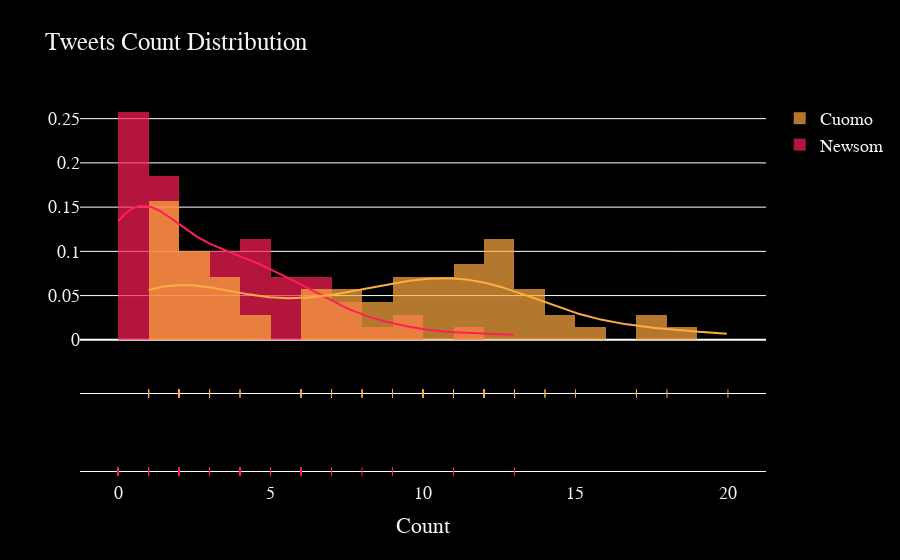

Source (notebook cell):
### Markdown cell above
Cuomo and Newsom both tend to tweet more since the end of February. However, Cuomo tweet a lot more than he did before and Newsom just have slightly increase his number of tweets on average.

### Code cell
# Add histogram data
x1 = count_fullDate['count_Newsom']
x2 = count_fullDate['count_Cuomo']

# Group data together
hist_data = [x1, x2]

group_labels = ['Newsom', 'Cuomo']

color = ['#ff1e56','#ffac41']


# Create distplot with custom bin_size
fig = ff.create_distplot(hist_data, group_labels, bin_size=1, colors = color)
fig.update_layout(
    title="Tweets Count Distribution",
    xaxis_title="Count",
    paper_bgcolor='#000000',
    plot_bgcolor='#000000',
    font=dict(
        family="Courier New, monospace",
        size=18,
        color="#f4f4f4")
)

fig.show()

### Figure 1 — Plotly figure (JSON) as saved in the notebook; plotly's stock layout.template omitted (floating-point values rounded to 4 significant figures; data arrays with more than 128 entries replaced by an {"elided": "..."} marker saying what was removed)
{"data": [{"autobinx": false, "histnorm": "probability density", "legendgroup": "Newsom", "marker": {"color": "#ff1e56"}, "name": "Newsom", "opacity": 0.7, "type": "histogram", "x": [1, 4, 0, 13, 3, 3, 2, 1, 1, 4, 5, 1, 0, 1, 0, 0, 0, 0, 11, 1, 4, 1, 0, 0, 0, 1, 0, 1, 1, 0, 3, 5, 1, 1, 2, 0, 0, 5, 0, 1, 4, 0, 0, 4, 6, 2, 4, 5, 2, 3, 3, 3, 3, 9, 2, 5, 4, 0, 6, 6, 6, 4, 8, 2, 0, 7, 7, 6, 7, 9, 2], "xaxis": "x", "xbins": {"end": 13, "size": 1, "start": 0}, "yaxis": "y"}, {"autobinx": false, "histnorm": "probability density", "legendgroup": "Cuomo", "marker": {"color": "#ffac41"}, "name": "Cuomo", "opacity": 0.7, "type": "histogram", "x": [4, 1, 3, 2, 1, 1, 6, 2, 1, 2, 3, 1, 3, 4, 1, 1, 1, 1, 3, 2, 2, 2, 1, 1, 2, 10, 3, 6, 6, 7, 8, 7, 10, 9, 13, 9, 13, 7, 6, 8, 8, 11, 11, 12, 12, 10, 12, 9, 20, 10, 12, 11, 13, 17, 18, 14, 11, 9, 15, 13, 12, 17, 11, 11, 7, 14, 12, 12, 10, 12, 9], "xaxis": "x", "xbins": {"end": 20, "size": 1, "start": 1}, "yaxis": "y"}, {"legendgroup": "Newsom", "marker": {"color": "#ff1e56"}, "mode": "lines", "name": "Newsom", "showlegend": false, "type": "scatter", "x": {"elided": "500 float values"}, "xaxis": "x", "y": {"elided": "500 float values"}, "yaxis": "y"}, {"legendgroup": "Cuomo", "marker": {"color": "#ffac41"}, "mode": "lines", "name": "Cuomo", "showlegend": false, "type": "scatter", "x": {"elided": "500 float values"}, "xaxis": "x", "y": {"elided": "500 float values"}, "yaxis": "y"}, {"legendgroup": "Newsom", "marker": {"color": "#ff1e56", "symbol": "line-ns-open"}, "mode": "markers", "name": "Newsom", "showlegend": false, "type": "scatter", "x": [1, 4, 0, 13, 3, 3, 2, 1, 1, 4, 5, 1, 0, 1, 0, 0, 0, 0, 11, 1, 4, 1, 0, 0, 0, 1, 0, 1, 1, 0, 3, 5, 1, 1, 2, 0, 0, 5, 0, 1, 4, 0, 0, 4, 6, 2, 4, 5, 2, 3, 3, 3, 3, 9, 2, 5, 4, 0, 6, 6, 6, 4, 8, 2, 0, 7, 7, 6, 7, 9, 2], "xaxis": "x", "y": ["Newsom", "Newsom", "Newsom", "Newsom", "Newsom", "Newsom", "Newsom", "Newsom", "Newsom", "Newsom", "Newsom", "Newsom", "Newsom", "Newsom", "Newsom", "Newsom", "Newsom", "Newsom", "Newsom", "Newsom", "Newsom", "Newsom", "Newsom", "Newsom", "Newsom", "Newsom", "Newsom", "Newsom", "Newsom", "Newsom", "Newsom", "Newsom", "Newsom", "Newsom", "Newsom", "Newsom", "Newsom", "Newsom", "Newsom", "Newsom", "Newsom", "Newsom", "Newsom", "Newsom", "Newsom", "Newsom", "Newsom", "Newsom", "Newsom", "Newsom", "Newsom", "Newsom", "Newsom", "Newsom", "Newsom", "Newsom", "Newsom", "Newsom", "Newsom", "Newsom", "Newsom", "Newsom", "Newsom", "Newsom", "Newsom", "Newsom", "Newsom", "Newsom", "Newsom", "Newsom", "Newsom"], "yaxis": "y2"}, {"legendgroup": "Cuomo", "marker": {"color": "#ffac41", "symbol": "line-ns-open"}, "mode": "markers", "name": "Cuomo", "showlegend": false, "type": "scatter", "x": [4, 1, 3, 2, 1, 1, 6, 2, 1, 2, 3, 1, 3, 4, 1, 1, 1, 1, 3, 2, 2, 2, 1, 1, 2, 10, 3, 6, 6, 7, 8, 7, 10, 9, 13, 9, 13, 7, 6, 8, 8, 11, 11, 12, 12, 10, 12, 9, 20, 10, 12, 11, 13, 17, 18, 14, 11, 9, 15, 13, 12, 17, 11, 11, 7, 14, 12, 12, 10, 12, 9], "xaxis": "x", "y": ["Cuomo", "Cuomo", "Cuomo", "Cuomo", "Cuomo", "Cuomo", "Cuomo", "Cuomo", "Cuomo", "Cuomo", "Cuomo", "Cuomo", "Cuomo", "Cuomo", "Cuomo", "Cuomo", "Cuomo", "Cuomo", "Cuomo", "Cuomo", "Cuomo", "Cuomo", "Cuomo", "Cuomo", "Cuomo", "Cuomo", "Cuomo", "Cuomo", "Cuomo", "Cuomo", "Cuomo", "Cuomo", "Cuomo", "Cuomo", "Cuomo", "Cuomo", "Cuomo", "Cuomo", "Cuomo", "Cuomo", "Cuomo", "Cuomo", "Cuomo", "Cuomo", "Cuomo", "Cuomo", "Cuomo", "Cuomo", "Cuomo", "Cuomo", "Cuomo", "Cuomo", "Cuomo", "Cuomo", "Cuomo", "Cuomo", "Cuomo", "Cuomo", "Cuomo", "Cuomo", "Cuomo", "Cuomo", "Cuomo", "Cuomo", "Cuomo", "Cuomo", "Cuomo", "Cuomo", "Cuomo", "Cuomo", "Cuomo"], "yaxis": "y2"}], "layout": {"barmode": "overlay", "font": {"color": "#f4f4f4", "family": "Courier New, monospace", "size": 18}, "hovermode": "closest", "legend": {"traceorder": "reversed"}, "paper_bgcolor": "#000000", "plot_bgcolor": "#000000", "title": {"text": "Tweets Count Distribution"}, "xaxis": {"anchor": "y2", "domain": [0, 1], "title": {"text": "Count"}, "zeroline": false}, "yaxis": {"anchor": "free", "domain": [0.35, 1], "position": 0}, "yaxis2": {"anchor": "x", "domain": [0, 0.25], "dtick": 1, "showticklabels": false}}}
